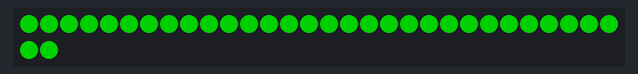
Simulated run of this sketch. Board: ATtiny85, built with avr-gcc and run on an emulated ATtiny85. Parts: 32 RGB LEDs in strip order, left to right, continuing on the next row. Dim RGB values are drawn brighter than linear.

Above: at 0.46 s.
At 39.4 s:
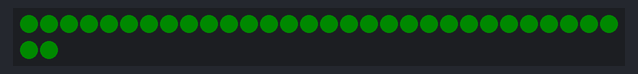

The sketch:

sketch_OR_Crystal.ino
```cpp
#include <Adafruit_NeoPixel.h>
#ifdef __AVR_ATtiny85__ // Trinket, Gemma, etc.
#include <avr/power.h>
#endif

#define PIN 0

Adafruit_NeoPixel pixels = Adafruit_NeoPixel(32, PIN);
// http://learn.adafruit.com/downloads/pdf/adafruit-neopixel-uberguide.pdf

uint8_t  mode   = 1, // Current animation effect
         offset = 0, // Position of spinny eyes
         offset2 = 0; // Position of spinny eyes
uint32_t color  = 0xFF0000; // Start red
uint32_t prevTime;

void setup() {
#ifdef __AVR_ATtiny85__ // Trinket, Gemma, etc.
  if (F_CPU == 16000000) clock_prescale_set(clock_div_1);
#endif
  pixels.begin();
  //The overall brightness of all the LEDs can be adjusted using setBrightness(). This takes a single argument, a number in the range 0 (off) to 255 (max brightness). For example, to set a strip to 1/4 brightness:
  pixels.setBrightness(255); // 1/3 brightness
  prevTime = millis();
}

void loop() {
  uint8_t  i;
  uint32_t c;

    for (c = 5; c < 255; c+=5) {
      for (i = 0; i < 32; i++) {
        pixels.setPixelColor(i, 0, c, 0);
      }
      delay(10);
      pixels.show();
    }

    //Pauses the program for the amount of time (in miliseconds) specified as parameter. (There are 1000 milliseconds in a second.)
    delay(600);

    for (c = 255; c > 5; c-=5) {
      for (i = 0; i < 32; i++) {
        pixels.setPixelColor(i, 0, c, 0);
      }
      delay(10);
      pixels.show();
    }

    delay(600);
}
```
